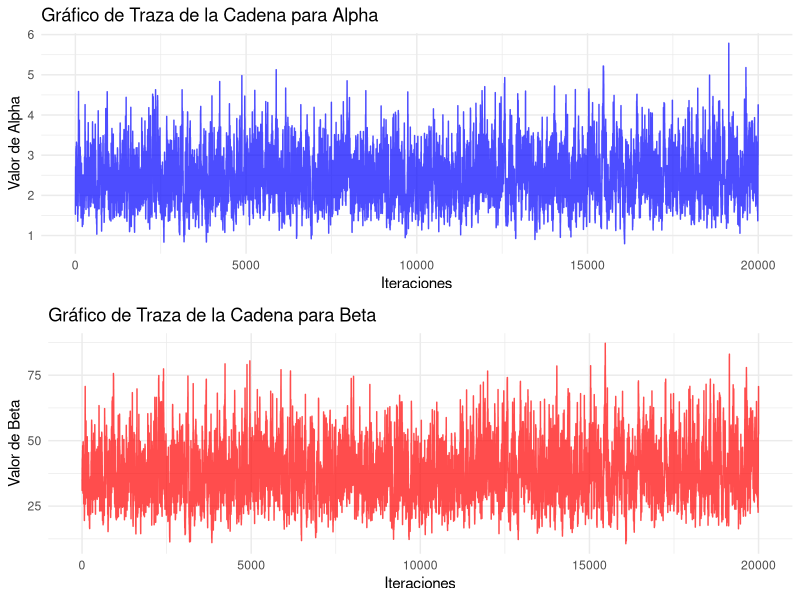
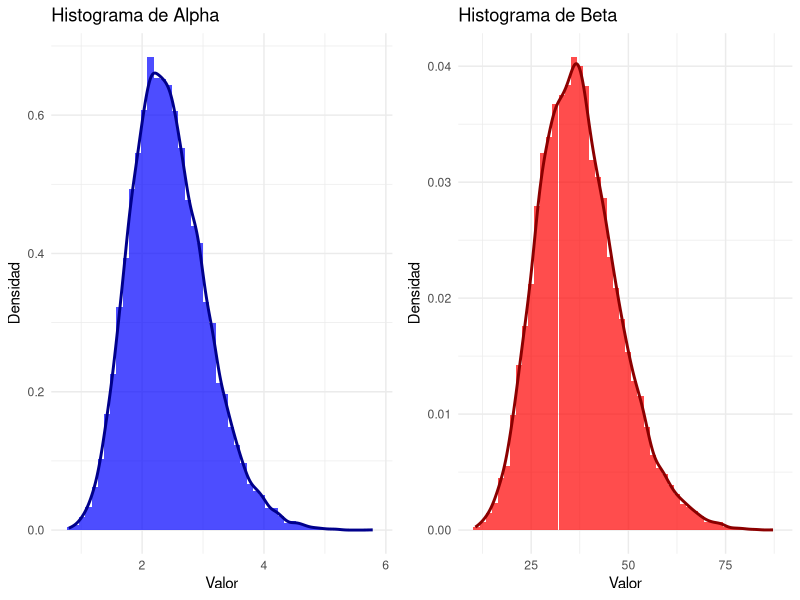
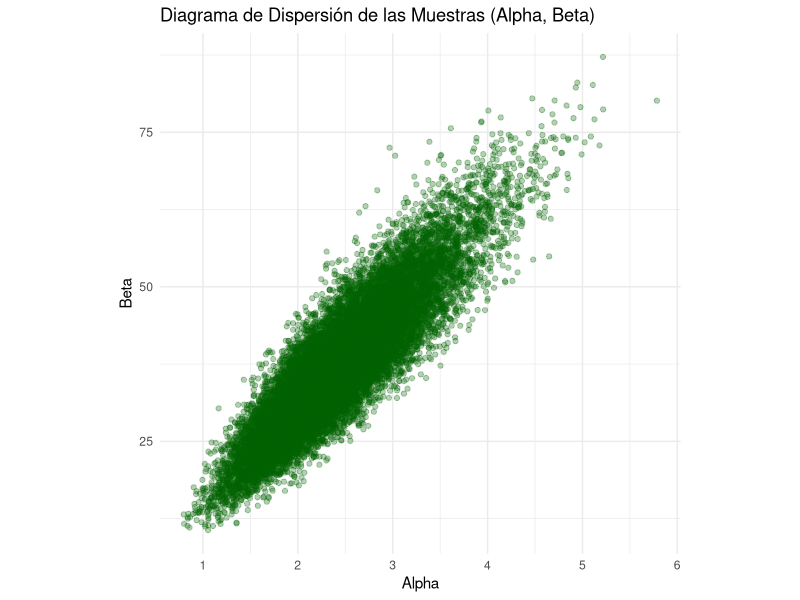
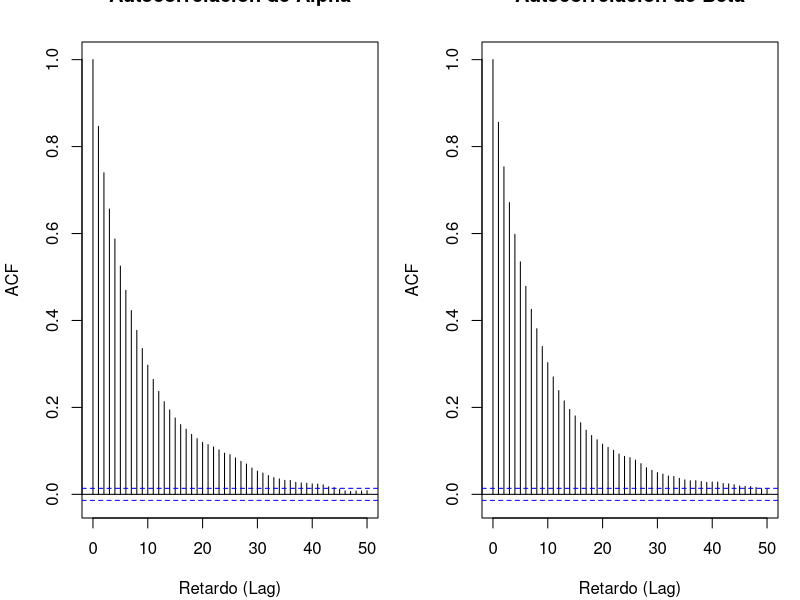
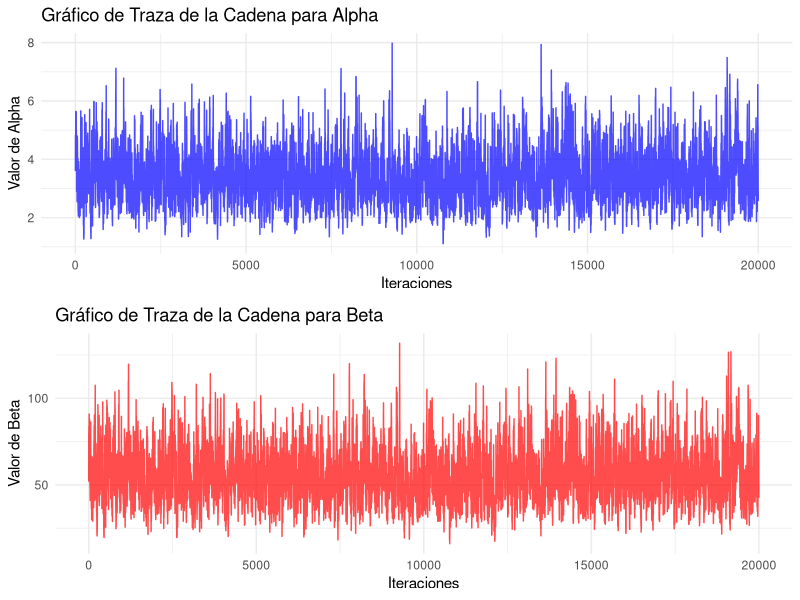
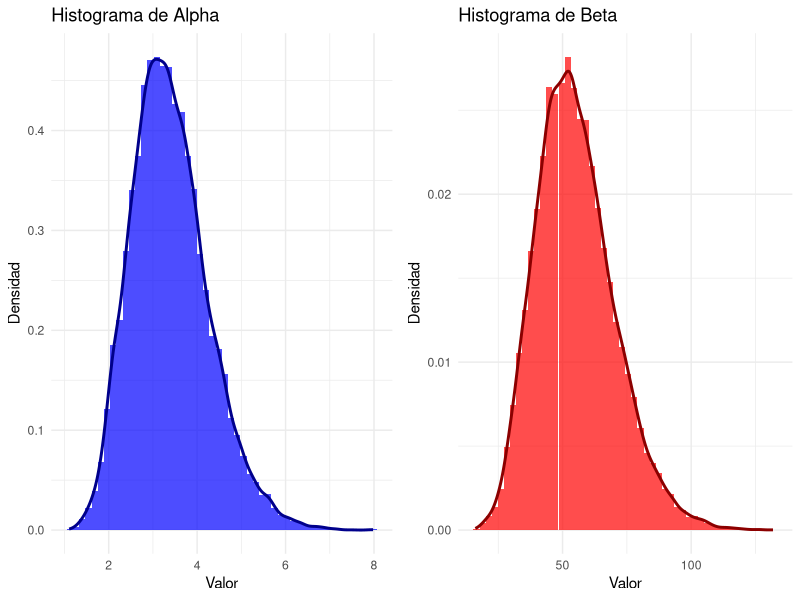
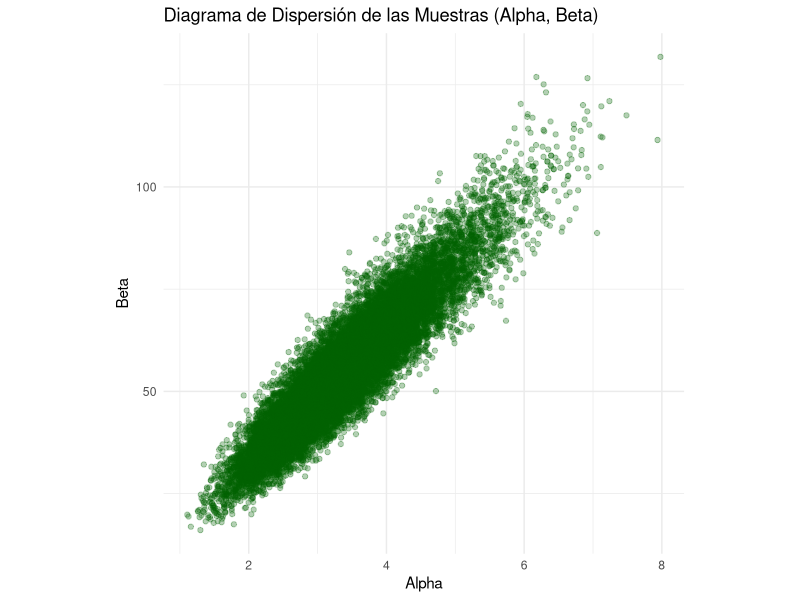
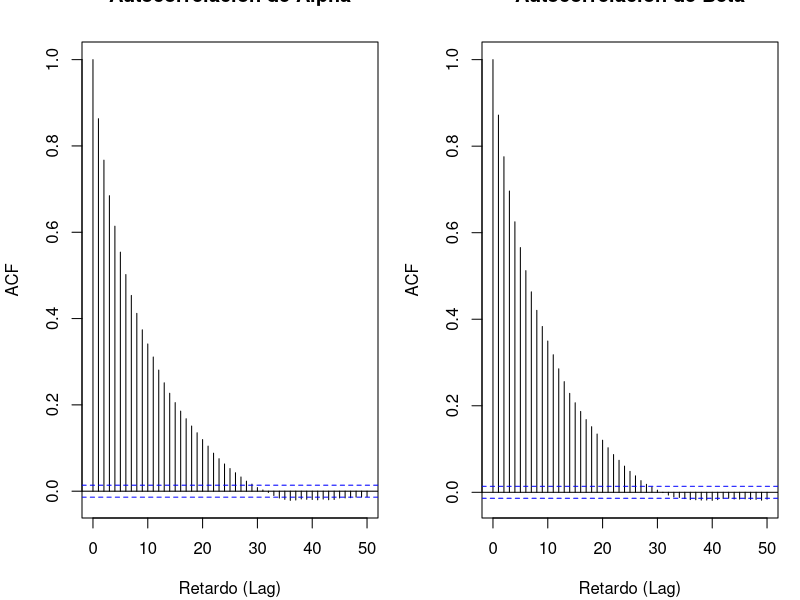

R code for these plots, in order:
# ==============================================================================
# --- 0. Configuración Inicial y Carga de Paquetes ---
# ==============================================================================

lista_de_paquetes <- c("readxl", "ggplot2", "readr", "tidyverse", "dplyr",
                       "stats", "boot", "coda", "matrixStats", "gridExtra", "pracma")

for (paquete in lista_de_paquetes) {
  if(!require(paquete, character.only = TRUE)){
    install.packages(paquete)
    require(paquete, character.only = TRUE)
  }
}

# La librería 'boot' y 'coda' ya están en la lista, pero las siguientes
# líneas aseguran que no haya errores si no se cargan explícitamente.
library(boot)
library(coda)

setwd("D:/Github/Thesis_job")

# ==============================================================================
# --- 1. Definición de Datos y Cálculo de Parámetros Iniciales (Semilla) ---
# ==============================================================================



### primera densidad

### método de Tovar

theta_exp <- sort(runif(2))




data <- read_excel("Acceptance Sampling MIL-STD 105E for Quality Control.xlsx")
xn <- data$Defect

# Evitar valores de 0 o 1, que causan problemas en el logaritmo.
epsilon <- .Machine$double.eps
xn[xn == 0] <- epsilon
xn[xn == 1] <- 1 - epsilon

# Calcula los parámetros iniciales (alpha0, beta0) usando el método de los momentos
mean_xn <- mean(xn)
var_xn <- var(xn)
denominator <- (mean_xn * (1 - mean_xn) / var_xn) - 1
if (is.infinite(denominator) || is.nan(denominator) || denominator <= 0) {
  warning("El cálculo de los parámetros iniciales para la distribución Beta es inestable. Ajustando a valores predeterminados.")
  alpha0 <- 1 # Valores predeterminados seguros
  beta0 <- 1
} else {
  alpha0 <- mean_xn * denominator
  beta0 <- (1 - mean_xn) * denominator
}

# Valida que los parámetros iniciales sean positivos.
if (alpha0 <= 0 || beta0 <= 0) {
  warning("Los valores iniciales calculados (alpha0 o beta0) son no positivos. Ajustando a un valor mínimo.")
  alpha0 <- max(alpha0, 0.001)
  beta0 <- max(beta0, 0.001)
}

# Define el punto inicial de la cadena MCMC (x0)
x0 <- c(alpha0, beta0)

# ==============================================================================
# --- 2. Definición de Funciones de Propuesta (Instrumental Distribution) ---
# ==============================================================================

# Utiliza un producto de dos distribuciones Log-Normal.
proposal_sampler <- function(y) {
  sigma1 <- 0.1 # Desviación estándar del logaritmo para Alpha
  sigma2 <- 0.1 # Desviación estándar del logaritmo para Beta
  
  mu1 <- if (y[1] > 0) log(y[1]) else log(0.0001)
  mu2 <- if (y[2] > 0) log(y[2]) else log(0.0001)
  
  # Genera una nueva propuesta de Alpha y Beta usando la distribución Log-Normal.
  alpha_proposed <- rlnorm(1, meanlog = mu1, sdlog = sigma1)
  beta_proposed <- rlnorm(1, meanlog = mu2, sdlog = sigma2)
  
  # Retorna la propuesta como un vector.
  return(c(alpha_proposed, beta_proposed))
}

# Versión corregida de la log-densidad de la función de propuesta.
proposal_log_pdf <- function(y, z) {
  sigma1 <- 0.1
  sigma2 <- 0.1
  
  # Calcula la media del logaritmo basada en el estado actual (z).
  mu1 <- if (z[1] > 0) log(z[1]) else log(0.0001)
  mu2 <- if (z[2] > 0) log(z[2]) else log(0.0001)
  
  # Suma de las log-densidades de las dos Log-Normal (log del producto).
  log_pdf_prop <- dlnorm(y[1], meanlog = mu1, sdlog = sigma1, log = TRUE) +
    dlnorm(y[2], meanlog = mu2, sdlog = sigma2, log = TRUE)
  
  return(log_pdf_prop)
}

# ==============================================================================
# --- 3. A prioris consideradas en el estudio ---
# ==============================================================================

# Log-densidad posterior con priors Gamma para Alpha y Beta.
post_prior_gammas <- function(x_data, current_params, prior_hyperparams) {
  alpha <- current_params[1]
  beta <- current_params[2]
  a <- prior_hyperparams[1] # shape para Alpha
  b <- prior_hyperparams[2] # rate para Alpha
  c <- prior_hyperparams[3] # shape para Beta
  d <- prior_hyperparams[4] # rate para Beta
  
  if (alpha <= 0 || beta <= 0) {
    return(-Inf)
  }
  
  n <- length(x_data)
  
  log_beta_ratio <- n * (lgamma(alpha + beta) - lgamma(alpha) - lgamma(beta))
  log_likelihood <- (alpha - 1) * sum(log(x_data)) + (beta - 1) * sum(log(1 - x_data))
  log_prior <- (a - 1) * log(alpha) + (c - 1) * log(beta) - b * alpha - d * beta
  log_post <- log_beta_ratio + log_likelihood + log_prior
  return(log_post)
}

# Versión corregida para la prior de Jeffreys.
post_prior_Jeffrey <- function(x_data, current_params, prior_hyperparams) {
  alpha <- current_params[1]
  beta <- current_params[2]
  
  if (alpha <= 0 || beta <= 0) {
    return(-Inf)
  }
  
  # Cálculo de la Prior de Jeffreys.
  psi_alpha <- psigamma(alpha, deriv = 1)
  psi_beta <- psigamma(beta, deriv = 1)
  psi_alpha_beta <- psigamma(alpha + beta, deriv = 1)
  
  # Se toma el logaritmo de la prior de Jeffreys.
  # Se usa pmax para evitar log(número negativo) si el cálculo de la prior resulta en un valor no positivo.
  prior_val <- psi_alpha * psi_beta - (psi_alpha + psi_beta) * psi_alpha_beta
  if (prior_val <= 0) {
    log_prior <- -Inf
  } else {
    log_prior <- 0.5 * log(prior_val)
  }
  
  n <- length(x_data)
  log_beta_ratio <- n * (lgamma(alpha + beta) - lgamma(alpha) - lgamma(beta))
  log_exp_term <- (alpha - 1) * sum(log(x_data)) + (beta - 1) * sum(log(1 - x_data))
  
  log_post <- log_beta_ratio + log_exp_term + log_prior
  return(log_post)
}

# La función post_new_prior se mantiene como estaba.
post_new_prior <- function(x_data, current_params, prior_hyperparams) {
  alpha <- current_params[1]
  beta <- current_params[2]
  
  if (alpha <= 0 || beta <= 0) {
    return(-Inf)
  }
  
  a <- prior_hyperparams[1]
  b <- prior_hyperparams[2]
  c <- prior_hyperparams[3]
  d <- prior_hyperparams[4]
  
  log_prior <- (a - 1) * log(alpha) + (b - 1) * log(beta) +
    (d - (a + b)) * log(alpha + beta) - (c + d) * log(alpha + beta + 1)
  
  n <- length(x_data)
  log_beta_ratio <- n * (lgamma(alpha + beta) - lgamma(alpha) - lgamma(beta))
  log_exp_term <- (alpha - 1) * sum(log(x_data)) + (beta - 1) * sum(log(1 - x_data))
  
  log_post <- log_beta_ratio + log_exp_term + log_prior
  return(log_post)
}

# ==============================================================================
# --- 4. Algoritmo Metropolis-Hastings Mejorado ---
# ==============================================================================

metropolis_hastings <- function(target_log_pdf, proposal_sampler, proposal_log_pdf,
                                x0, n_samples, burn_in = 1000, thinning = 1,
                                x_data, prior_hyperparams) {
  
  samples <- matrix(NA, nrow = n_samples, ncol = length(x0))
  x_current <- x0
  total_iterations <- burn_in + n_samples * thinning
  accepted_samples <- 0
  i <- 0
  
  message(paste0("Iniciando simulación MCMC con ", total_iterations, " iteraciones (", burn_in, " de burn-in, thinning de ", thinning, ")."))
  
  # Calcular la log-densidad inicial fuera del bucle para mayor eficiencia
  log_target_current <- target_log_pdf(x_data = x_data, current_params = x_current, prior_hyperparams = prior_hyperparams)
  
  while (i < total_iterations) {
    if (i > 0 && i %% (total_iterations / 10) == 0) {
      message(paste0("Progreso MCMC: ", round(i / total_iterations * 100), "% completado."))
    }
    
    x_proposed <- proposal_sampler(x_current)
    
    # Calcular las log-densidades
    log_target_proposed <- target_log_pdf(x_data = x_data, current_params = x_proposed, prior_hyperparams = prior_hyperparams)
    log_proposal_current_to_proposed <- proposal_log_pdf(y = x_proposed, z = x_current)
    log_proposal_proposed_to_current <- proposal_log_pdf(y = x_current, z = x_proposed)
    
    # Calcular la razón de aceptación en la escala logarítmica
    log_acceptance_ratio <- (log_target_proposed + log_proposal_proposed_to_current) -
      (log_target_current + log_proposal_current_to_proposed)
    
    # Aceptar o rechazar la propuesta
    if (is.nan(log_acceptance_ratio) || is.infinite(log_acceptance_ratio) || log(runif(1)) < log_acceptance_ratio) {
      x_current <- x_proposed
      log_target_current <- log_target_proposed
      accepted_samples <- accepted_samples + 1
    }
    
    if (i >= burn_in && (i - burn_in) %% thinning == 0) {
      sample_index <- (i - burn_in) / thinning + 1
      if (sample_index <= n_samples) {
        samples[sample_index, ] <- x_current
      }
    }
    i <- i + 1
  }
  
  acceptance_rate <- accepted_samples / total_iterations
  message(paste0("Simulación MCMC finalizada. Tasa de aceptación: ", round(acceptance_rate, 4)))
  return(list(samples = samples, acceptance_rate = acceptance_rate))
}

# ==============================================================================
# --- 5. Funciones de Diagnóstico y Métricas ---
# ==============================================================================

# Medida y diagnóstico de las cadenas MCMC
Measure_Diagnostic <- function(data1, data2, burnin=0, thin=1, digits=5, cred_level=0.95, batch_size=100) {
  batch_means_stderr_var_R <- function(chain, batch_size) {
    n <- length(chain)
    num_batches <- floor(n / batch_size)
    if (num_batches < 2) {
      warning("Se requieren al menos 2 bloques para estimar el error estándar de la varianza. Retornando NA.")
      return(NA)
    }
    batch_vars <- unlist(lapply(0:(num_batches-1), function(i) {
      block_start <- i * batch_size + 1
      block_end <- (i + 1) * batch_size
      var(chain[block_start:block_end])
    }))
    return(sd(batch_vars) / sqrt(num_batches))
  }
  
  Cred_Interval_R <- function(x, level=0.95) {
    lower <- quantile(x, (1 - level)/2, na.rm = TRUE)
    upper <- quantile(x, 1 - (1 - level)/2, na.rm = TRUE)
    return(c(lower, upper))
  }
  
  Cred_Interval_V_R <- function(x, level=0.95) {
    x_clean <- na.omit(x)
    if (length(x_clean) < 2) {
      warning("Datos insuficientes para el bootstrap de la varianza después de NA. Retornando NA.")
      return(c(NA, NA))
    }
    n_bootstrap <- 1000
    variance_stat <- function(data, indices) {
      var(data[indices])
    }
    boot_obj <- tryCatch({
      boot(data = x_clean, statistic = variance_stat, R = n_bootstrap)
    }, error = function(e) {
      warning(paste("Error en bootstrap para varianza:", e$message))
      return(NULL)
    })
    if (is.null(boot_obj)) return(c(NA, NA))
    ci_results <- tryCatch({
      boot.ci(boot_obj, type = "perc", conf = level)$percent[4:5]
    }, error = function(e) {
      warning(paste("Error al calcular CI de bootstrap para varianza:", e$message))
      return(c(NA, NA))
    })
    return(round(ci_results, digits))
  }
  
  batch_means_stderr_cov_R <- function(chain, batch_size=100) {
    n <- nrow(chain)
    num_batches <- floor(n / batch_size)
    if (num_batches < 2) {
      warning("Se requieren al menos 2 bloques para estimar el error estándar de la covarianza. Retornando NA.")
      return(NA)
    }
    chain_clean <- na.omit(chain)
    if (nrow(chain_clean) < 2) {
      warning("Datos insuficientes para la covarianza de bloques después de NA. Retornando NA.")
      return(NA)
    }
    batch_covs <- unlist(lapply(0:(num_batches-1), function(i) {
      block_start <- i * batch_size + 1
      block_end <- (i + 1) * batch_size
      current_block <- na.omit(chain[block_start:block_end, ])
      if (nrow(current_block) < 2) return(NA)
      cov(current_block[, 1], current_block[, 2])
    }))
    batch_covs <- na.omit(batch_covs)
    if (length(batch_covs) < 2) {
      warning("Datos de covarianza de bloques insuficientes para sd. Retornando NA.")
      return(NA)
    }
    return(sd(batch_covs) / sqrt(length(batch_covs)))
  }
  
  Cred_Interval_Cov_R <- function(x, level=0.95) {
    x_clean <- na.omit(x)
    if (nrow(x_clean) < 2) {
      warning("Datos insuficientes para el bootstrap de la covarianza después de NA. Retornando NA.")
      return(c(NA, NA))
    }
    n_bootstrap <- 1000
    covariance_stat <- function(data, indices) {
      cov_matrix <- cov(data[indices, ])
      return(cov_matrix[1, 2])
    }
    boot_obj <- tryCatch({
      boot(data = x_clean, statistic = covariance_stat, R = n_bootstrap, sim = "ordinary")
    }, error = function(e) {
      warning(paste("Error en bootstrap para covarianza:", e$message))
      return(NULL)
    })
    if (is.null(boot_obj)) return(c(NA, NA))
    ci_results <- tryCatch({
      boot.ci(boot_obj, type = "perc", conf = level)$percent[4:5]
    }, error = function(e) {
      warning(paste("Error al calcular CI de bootstrap para covarianza:", e$message))
      return(c(NA, NA))
    })
    return(round(ci_results, digits))
  }
  
  if (!is.matrix(data1) && !is.data.frame(data1)) data1 <- as.matrix(data1)
  if (!is.matrix(data2) && !is.data.frame(data2)) data2 <- as.matrix(data2)
  
  combined_raw_data <- cbind(data1, data2)
  start_index <- burnin + 1
  if (start_index > nrow(combined_raw_data)) {
    warning("El burn-in es mayor que el número total de muestras. No hay datos para el análisis.")
    return(list("Numerical" = data.frame(Measure = character(), Value = numeric())))
  }
  seq_indices <- seq(from = start_index, to = nrow(combined_raw_data), by = thin)
  if (length(seq_indices) == 0) {
    warning("Después de burn-in y thinning, no quedan muestras. No hay datos para el análisis.")
    return(list("Numerical" = data.frame(Measure = character(), Value = numeric())))
  }
  
  new_data1 <- combined_raw_data[seq_indices, 1]
  new_data2 <- combined_raw_data[seq_indices, 2]
  new_data1_clean <- na.omit(new_data1)
  new_data2_clean <- na.omit(new_data2)
  combined_data_clean <- na.omit(cbind(new_data1, new_data2))
  
  if (length(new_data1_clean) < 2 || length(new_data2_clean) < 2) {
    warning("Datos insuficientes para calcular estadísticas después de eliminar NAs. Retornando NA para algunas métricas.")
    mean_x1 <- var_x1 <- ess_x1 <- stderr_mean_x1 <- stderr_var_x1 <- NA
    CIM1 <- c(NA, NA)
    CIV1 <- c(NA, NA)
    mean_x2 <- var_x2 <- ess_x2 <- stderr_mean_x2 <- stderr_var_x2 <- NA
    CIM2 <- c(NA, NA)
    CIV2 <- c(NA, NA)
    cov_val <- stderr_cov <- CIcov <- c(NA, NA)
    len_data <- length(new_data1)
  } else {
    mcmc_data1 <- as.mcmc(new_data1_clean)
    mcmc_data2 <- as.mcmc(new_data2_clean)
    
    mean_x1 <- mean(new_data1_clean)
    var_x1 <- var(new_data1_clean)
    ess_x1 <- effectiveSize(mcmc_data1)
    stderr_mean_x1 <- sd(new_data1_clean) / sqrt(ess_x1)
    stderr_var_x1 <- batch_means_stderr_var_R(new_data1_clean, batch_size)
    CIM1 <- Cred_Interval_R(new_data1_clean, cred_level)
    CIV1 <- Cred_Interval_V_R(new_data1_clean, cred_level)
    
    mean_x2 <- mean(new_data2_clean)
    var_x2 <- var(new_data2_clean)
    ess_x2 <- effectiveSize(mcmc_data2)
    stderr_mean_x2 <- sd(new_data2_clean) / sqrt(ess_x2)
    stderr_var_x2 <- batch_means_stderr_var_R(new_data2_clean, batch_size)
    CIM2 <- Cred_Interval_R(new_data2_clean, cred_level)
    CIV2 <- Cred_Interval_V_R(new_data2_clean, cred_level)
    
    cov_val <- cov(combined_data_clean[, 1], combined_data_clean[, 2])
    stderr_cov <- batch_means_stderr_cov_R(combined_data_clean, batch_size)
    CIcov <- Cred_Interval_Cov_R(combined_data_clean, cred_level)
    len_data <- length(new_data1)
  }
  
  new_names <- c("Mean_X1", "Var_X1", "ESS_X1", "STDERR_Mean_X1", "STDERR_Var_X1",
                 "CI_Mean1_Lower", "CI_Mean1_Upper", "CI_Var1_Lower", "CI_Var1_Upper",
                 "Mean_X2", "Var_X2", "ESS_X2", "STDERR_Mean_X2", "STDERR_Var_X2",
                 "CI_Mean2_Lower", "CI_Mean2_Upper", "CI_Var2_Lower", "CI_Var2_Upper",
                 "Cov", "STDERR_Cov", "CI_Cov_Lower", "CI_Cov_Upper", "Length")
  
  results_vector <- c(
    mean_x1, var_x1, ess_x1, stderr_mean_x1, stderr_var_x1, CIM1[1], CIM1[2], CIV1[1], CIV1[2],
    mean_x2, var_x2, ess_x2, stderr_mean_x2, stderr_var_x2, CIM2[1], CIM2[2], CIV2[1], CIV2[2],
    cov_val, stderr_cov, CIcov[1], CIcov[2], len_data
  )
  
  Numerical_results_vertical <- data.frame(
    Measure = new_names,
    Value = round(results_vector, digits)
  )
  
  return(list("Numerical" = Numerical_results_vertical))
}

# ==============================================================================
# --- 6. Monitoreo de Convergencia (Visualizaciones) ---
# ==============================================================================

# Genera gráficos para diagnosticar la convergencia de la cadena.
monitor_convergence <- function(x, y) {
  df_plot <- data.frame(Iteration = seq_along(x), Alpha = x, Beta = y) %>%
    na.omit()
  if (nrow(df_plot) == 0) {
    message("ADVERTENCIA: No hay datos válidos para generar gráficos de convergencia después de eliminar NAs.")
    return(invisible(NULL))
  }
  
  plot_trace_alpha <- ggplot(df_plot, aes(x = Iteration, y = Alpha)) +
    geom_line(color = "blue", alpha = 0.7) +
    labs(title = "Gráfico de Traza de la Cadena para Alpha", x = "Iteraciones", y = "Valor de Alpha") +
    theme_minimal()
  plot_trace_beta <- ggplot(df_plot, aes(x = Iteration, y = Beta)) +
    geom_line(color = "red", alpha = 0.7) +
    labs(title = "Gráfico de Traza de la Cadena para Beta", x = "Iteraciones", y = "Valor de Beta") +
    theme_minimal()
  gridExtra::grid.arrange(plot_trace_alpha, plot_trace_beta, ncol = 1)
  
  plot_hist_alpha <- ggplot(df_plot, aes(x = Alpha)) +
    geom_histogram(aes(y = after_stat(density)), bins = 50, fill = "blue", alpha = 0.7) +
    geom_density(color = "darkblue", linewidth = 1) +
    labs(title = "Histograma de Alpha", x = "Valor", y = "Densidad") +
    theme_minimal()
  plot_hist_beta <- ggplot(df_plot, aes(x = Beta)) +
    geom_histogram(aes(y = after_stat(density)), bins = 50, fill = "red", alpha = 0.7) +
    geom_density(color = "darkred", linewidth = 1) +
    labs(title = "Histograma de Beta", x = "Valor", y = "Densidad") +
    theme_minimal()
  gridExtra::grid.arrange(plot_hist_alpha, plot_hist_beta, ncol = 2)
  
  plot_scatter <- ggplot(df_plot, aes(x = Alpha, y = Beta)) +
    geom_point(alpha = 0.3, color = "darkgreen") +
    labs(title = "Diagrama de Dispersión de las Muestras (Alpha, Beta)", x = "Alpha", y = "Beta") +
    theme_minimal() + theme(aspect.ratio = 1)
  print(plot_scatter)
  
  old_par <- par(mfrow = c(1, 2), mar = c(4, 4, 2, 1) + 0.1)
  acf(df_plot$Alpha, lag.max = 50, main = "Autocorrelación de Alpha", xlab = "Retardo (Lag)", ylab = "ACF", na.action = na.pass)
  acf(df_plot$Beta, lag.max = 50, main = "Autocorrelación de Beta", xlab = "Retardo (Lag)", ylab = "ACF", na.action = na.pass)
  par(old_par)
}

# ==============================================================================
# --- 7. Ejecución de la Simulación MCMC y Análisis con Prior Gamma ---
# ==============================================================================

message("\n--- Ejecutando MCMC con Priors Gamma ---")
prior_hyperparams_gammas <- c(a_shape = 0.1, b_rate = 0.1, c_shape = 0.1, d_rate = 0.1)
n_samples_mcmc <- 20000
burn_in_mcmc <- 5000
thinning_mcmc <- 5

results_mcmc_gammas <- metropolis_hastings(
  target_log_pdf = post_prior_gammas,
  proposal_sampler = proposal_sampler,
  proposal_log_pdf = proposal_log_pdf,
  x0 = x0,
  n_samples = n_samples_mcmc,
  burn_in = burn_in_mcmc,
  thinning = thinning_mcmc,
  x_data = xn,
  prior_hyperparams = prior_hyperparams_gammas
)

samples_gammas <- results_mcmc_gammas$samples
acceptance_rate_gammas <- results_mcmc_gammas$acceptance_rate

if (!is.null(samples_gammas) && nrow(samples_gammas) > 0) {
  alpha_samples_gammas <- samples_gammas[, 1]
  beta_samples_gammas <- samples_gammas[, 2]
  message(paste("Tasa de Aceptación (Gammas):", round(acceptance_rate_gammas, 6)))
  message(paste0("Media (alpha, beta) (Gammas): (", round(colMeans(samples_gammas, na.rm = TRUE)[1], 6), ", ", round(colMeans(samples_gammas, na.rm = TRUE)[2], 6), ")"))
  message(paste0("Varianza (alpha, beta) (Gammas): (", round(apply(samples_gammas, 2, var, na.rm = TRUE)[1], 6), ", ", round(apply(samples_gammas, 2, var, na.rm = TRUE)[2], 6), ")"))
  message("\nMostrando gráficos de convergencia para Priors Gamma...")
  monitor_convergence(alpha_samples_gammas, beta_samples_gammas)
} else {
  message("ADVERTENCIA: No hay muestras válidas para el análisis (Gammas).")
}

# ==============================================================================
# --- 8. Ejecución de la Simulación MCMC y Análisis con Prior de Jeffreys ---
# ==============================================================================

message("\n--- Ejecutando MCMC con Prior de Jeffreys ---")

results_mcmc_jeffreys <- metropolis_hastings(
  target_log_pdf = post_prior_Jeffrey,
  proposal_sampler = proposal_sampler,
  proposal_log_pdf = proposal_log_pdf,
  x0 = x0,
  n_samples = n_samples_mcmc,
  burn_in = burn_in_mcmc,
  thinning = thinning_mcmc,
  x_data = xn,
  prior_hyperparams = NULL
)

samples_jeffreys <- results_mcmc_jeffreys$samples
acceptance_rate_jeffreys <- results_mcmc_jeffreys$acceptance_rate

if (!is.null(samples_jeffreys) && nrow(samples_jeffreys) > 0) {
  alpha_samples_jeffreys <- samples_jeffreys[, 1]
  beta_samples_jeffreys <- samples_jeffreys[, 2]
  message(paste("Tasa de Aceptación (Jeffreys):", round(acceptance_rate_jeffreys, 6)))
  message(paste0("Media (alpha, beta) (Jeffreys): (", round(colMeans(samples_jeffreys, na.rm = TRUE)[1], 6), ", ", round(colMeans(samples_jeffreys, na.rm = TRUE)[2], 6), ")"))
  message(paste0("Varianza (alpha, beta) (Jeffreys): (", round(apply(samples_jeffreys, 2, var, na.rm = TRUE)[1], 6), ", ", round(apply(samples_jeffreys, 2, var, na.rm = TRUE)[2], 6), ")"))
  message("\nMostrando gráficos de convergencia para Prior de Jeffreys...")
  monitor_convergence(alpha_samples_jeffreys, beta_samples_jeffreys)
} else {
  message("ADVERTENCIA: No hay muestras válidas para el análisis (Jeffreys).")
}

# ==============================================================================
# --- 8b. Ejecución de la Simulación MCMC y Análisis con New Prior (Llerzy & Tovar) ---
# ==============================================================================

message("\n--- Ejecutando MCMC con New Prior (Llerzy & Tovar) ---")

prior_hyperparams_new <- c(a = 1, b = 1, c = 1, d = 1)

results_mcmc_new <- metropolis_hastings(
  target_log_pdf = post_new_prior,
  proposal_sampler = proposal_sampler,
  proposal_log_pdf = proposal_log_pdf,
  x0 = x0,
  n_samples = n_samples_mcmc,
  burn_in = burn_in_mcmc,
  thinning = thinning_mcmc,
  x_data = xn,
  prior_hyperparams = prior_hyperparams_new
)

samples_new <- results_mcmc_new$samples
acceptance_rate_new <- results_mcmc_new$acceptance_rate

if (!is.null(samples_new) && nrow(samples_new) > 0) {
  alpha_samples_new <- samples_new[, 1]
  beta_samples_new <- samples_new[, 2]
  
  message(paste("Tasa de Aceptación (New Prior):", round(acceptance_rate_new, 6)))
  message(paste0("Media (alpha, beta) (New Prior): (", 
                 round(colMeans(samples_new, na.rm = TRUE)[1], 6), ", ", 
                 round(colMeans(samples_new, na.rm = TRUE)[2], 6), ")"))
  message(paste0("Varianza (alpha, beta) (New Prior): (", 
                 round(apply(samples_new, 2, var, na.rm = TRUE)[1], 6), ", ", 
                 round(apply(samples_new, 2, var, na.rm = TRUE)[2], 6), ")"))
  
  message("\nMostrando gráficos de convergencia para New Prior...")
  monitor_convergence(alpha_samples_new, beta_samples_new)
  
  results_new <- Measure_Diagnostic(
    data1 = alpha_samples_new,
    data2 = beta_samples_new,
    burnin = 0, thin = 1, digits = 5, cred_level = 0.95, batch_size = 100
  )
  message("\nResultados de Diagnóstico (New Prior):")
  print(results_new$Numerical)
} else {
  message("ADVERTENCIA: No hay muestras válidas para el análisis (New Prior).")
}

# ==============================================================================
# --- 9. Consolidación y Comparación de Resultados ---
# ==============================================================================

message("\n--- Consolidando Resultados para Comparación ---")

# Define las variables de resultados como NULL por defecto
results_gammas_df <- NULL
results_jeffreys_df <- NULL
results_new_df <- NULL

# Asigna los resultados solo si la variable existe y no es NULL
if (exists("results_gammas") && !is.null(results_gammas)) {
  results_gammas_df <- Measure_Diagnostic(
    data1 = samples_gammas[, 1],
    data2 = samples_gammas[, 2],
    burnin = 0, thin = 1, digits = 5, cred_level = 0.95, batch_size = 100
  )$Numerical
}

if (exists("results_mcmc_jeffreys") && !is.null(results_mcmc_jeffreys)) {
  results_jeffreys_df <- Measure_Diagnostic(
    data1 = samples_jeffreys[, 1],
    data2 = samples_jeffreys[, 2],
    burnin = 0, thin = 1, digits = 5, cred_level = 0.95, batch_size = 100
  )$Numerical
}

if (exists("results_mcmc_new") && !is.null(results_mcmc_new)) {
  results_new_df <- Measure_Diagnostic(
    data1 = samples_new[, 1],
    data2 = samples_new[, 2],
    burnin = 0, thin = 1, digits = 5, cred_level = 0.95, batch_size = 100
  )$Numerical
}

# Realiza la unión de los dataframes solo si todos existen
if (!is.null(results_gammas_df) && !is.null(results_jeffreys_df) && !is.null(results_new_df)) {
  combined_results <- results_gammas_df %>%
    dplyr::rename(Gammas = Value) %>%
    dplyr::mutate(Jeffreys = results_jeffreys_df$Value,
                  New = results_new_df$Value)
  
  message("\nTabla Comparativa de Resultados Diagnósticos:")
  print(combined_results)
} else {
  message("ADVERTENCIA: No se pueden comparar los resultados porque una o más simulaciones no produjeron muestras válidas.")
}

# ==============================================================================
# --- 10. Simulación de la Distribución Predictiva Posterior ---
# ==============================================================================
message("\n--- Realizando simulación de la Distribución Predictiva Posterior ---")

posterior_alpha_samples <- samples_jeffreys[, 1]
posterior_beta_samples <- samples_jeffreys[, 2]

posterior_alpha_samples <- na.omit(posterior_alpha_samples)
posterior_beta_samples <- na.omit(posterior_beta_samples)

if (length(posterior_alpha_samples) == 0 || length(posterior_beta_samples) == 0) {
  message("ADVERTENCIA: No hay muestras válidas de Alpha o Beta para la simulación predictiva posterior. Saltando la simulación.")
} else {
  n_simulations <- min(length(posterior_alpha_samples), length(posterior_beta_samples))
  
  if (length(posterior_alpha_samples) != length(posterior_beta_samples)) {
    message(paste0("ADVERTENCIA: Las longitudes de las muestras de Alpha y Beta difieren. Usando el mínimo (", n_simulations, ") para la simulación."))
    posterior_alpha_samples <- posterior_alpha_samples[1:n_simulations]
    posterior_beta_samples <- posterior_beta_samples[1:n_simulations]
  }
  
  simulated_proportions <- rbeta(n_simulations,
                                 shape1 = posterior_alpha_samples,
                                 shape2 = posterior_beta_samples)
  
  plot_simulated_proportions <- ggplot(data.frame(Proportion = simulated_proportions), aes(x = Proportion)) +
    geom_histogram(aes(y = after_stat(density)), bins = 50, fill = "purple", alpha = 0.7) +
    geom_density(color = "darkmagenta", linewidth = 1) +
    labs(title = "Distribución Predictiva Posterior de Proporciones Defectuosas",
         x = "Proporción Defectuosa Simulada", y = "Densidad") +
    theme_minimal() +
    xlim(0, 1)
  print(plot_simulated_proportions)
  message("Gráfico de la distribución predictiva posterior generado.")
  
  sample_size_new <- 100
  simulated_defects_in_sample <- rbinom(n_simulations, size = sample_size_new, prob = simulated_proportions)
}
